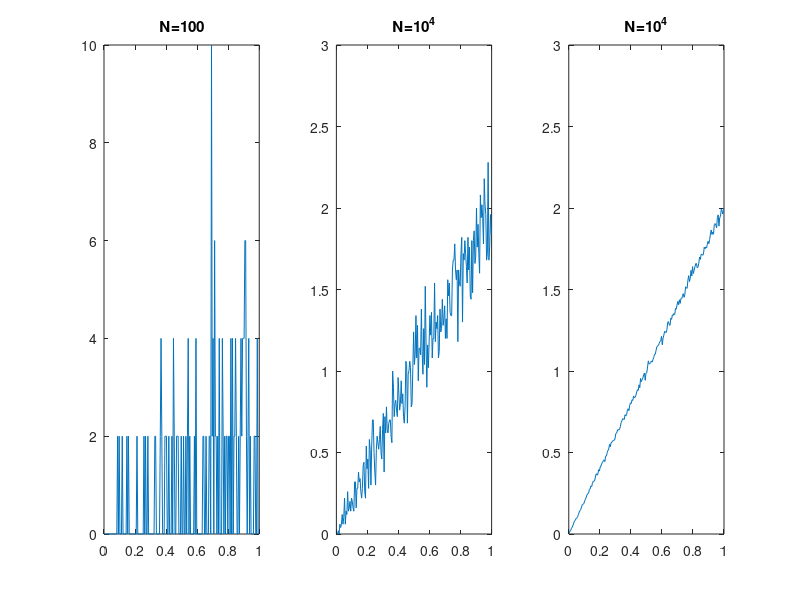

The MATLAB source for this figure:
close all
clear all
clc



N=[10^2,10^4,10^6];

dy=0.005;
y=0:dy:1;


for N_vals=1:length(N)

    N_sim=N(N_vals);

   x=sqrt(rand(N_sim,1));
   %x=rand(N_sim,1);



    for k=1:length(y)-1

        lower=y(k);
        upper=y(k+1);
        p(k,N_vals)=length(x(x<=upper & x>=lower));
        bin_center(k)=(upper+lower)/2;

        

    end



    p(:,N_vals)=p(:,N_vals)/(sum(p(:,N_vals))*(dy));

    m(:,N_vals)=sum(bin_center*p(:,N_vals)*dy);

    sig(:,N_vals)=sum((bin_center(:)-m(:,N_vals)).^(2).*p(:,N_vals))*dy;

end



subplot(1,3,1)
plot(bin_center,p(:,1))
title('N=100')
hold on

subplot(1,3,2)
plot(bin_center,p(:,2))
title('N=10^4')
ylim([0,3])
hold on

subplot(1,3,3)
plot(bin_center,p(:,3))
title('N=10^4')
ylim([0,3])











